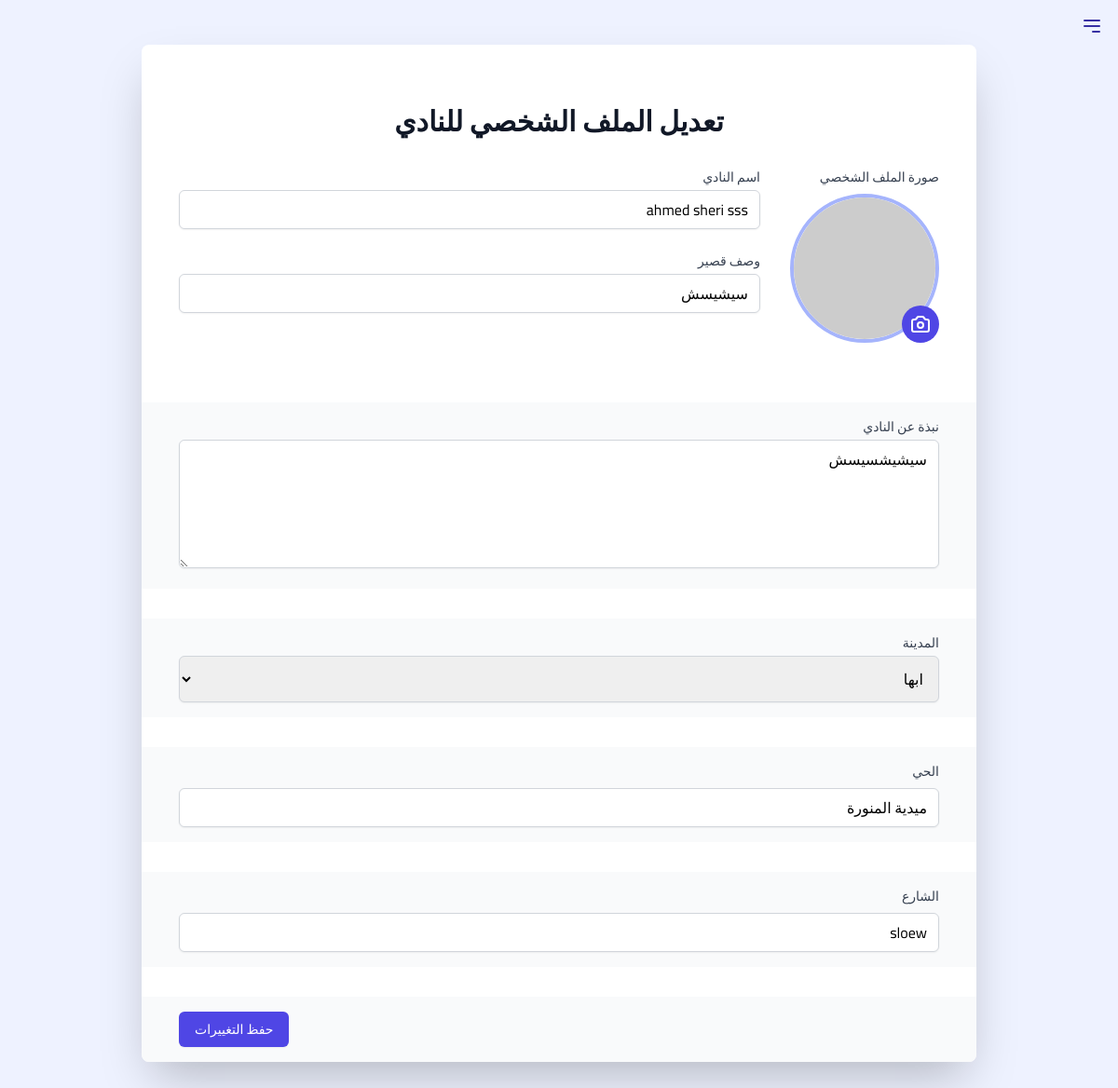
/EditClubProfile/4 (signed in), run on the app's committed database.
### accounts/models.py (models this page shows, shortened)
class ClubsModel(models.Model):
    name = models.CharField(max_length=250, null=True, verbose_name="اسم الاكادمية")
    club_profile_image_base64 = models.TextField(blank=True, null=True)
    desc = models.CharField(max_length=255, null=True, verbose_name="وصف قصير")
    about = models.TextField(max_length=255, null=True, verbose_name="نبذة")
    city = models.CharField(max_length=255, choices = citys, null=True, verbose_name="المدينة")
    district = models.CharField(max_length=250, null=True, verbose_name="الحي")
    street = models.CharField(max_length=250, null=True, verbose_name="الشارع")
    creation_date = models.DateTimeField(auto_now_add=True)

### pages/views.py (the view)
# urls.py: path('EditClubProfile/<int:id>', views.EditClubProfile, name='EditClubProfile'),
def EditClubProfile(request, id):
    user = request.user
    userprofile = UserProfile.objects.get(user=user)
    club = ClubsModel.objects.get(id=id)
    form = ClubsModelForm(instance=club)
    if request.method == 'POST':
        form = ClubsModelForm(request.POST, instance=club)
        if form.is_valid():
            form.save()
    return render(request, 'accounts/settings/Club/EditClubProfile.html', {'form':form})

### pages/forms.py
class ClubsModelForm(forms.ModelForm):
    class Meta:
        model = ClubsModel
        fields = ['name', 'desc', 'about', 'city', 'district', 'street']
        widgets = {
        'name': forms.TextInput(attrs={'class':'w-full px-3 py-2 border border-gray-300 rounded-md shadow-sm focus:ring-indigo-500 focus:border-indigo-500'}),
        'desc': forms.TextInput(attrs={'class':'w-full px-3 py-2 border border-gray-300 rounded-md shadow-sm focus:ring-indigo-500 focus:border-indigo-500'}),
        'city': forms.Select(attrs={'class':'w-full px-3 py-2 border border-gray-300 rounded-md shadow-sm focus:ring-indigo-500 focus:border-indigo-500'}),
        'district': forms.TextInput(attrs={'class':'w-full px-3 py-2 border border-gray-300 rounded-md shadow-sm focus:ring-indigo-500 focus:border-indigo-500'}),
        'street': forms.TextInput(attrs={'class':'w-full px-3 py-2 border border-gray-300 rounded-md shadow-sm focus:ring-indigo-500 focus:border-indigo-500'}),
        'about': forms.Textarea(attrs={'rows':'5', 'class':'w-full px-3 py-2 border border-gray-300 rounded-md shadow-sm focus:ring-indigo-500 focus:border-indigo-500'}),
        }

### messenger/templatetags/messenger_tags.py (called while the page is built)
@register.simple_tag
@stringfilter
def get_user_club(user_id):
    user = User.objects.get(id=user_id)
    club = getUserClub(user)
    return club

### messenger/views.py (called while the page is built)
def getUserClub(user):
    userprofile = user.userprofile
    if userprofile.account_type == '2':
        return userprofile.director_profile.club
    elif user.userprofile.account_type == '3':
        return userprofile.student_profile.club
    elif user.userprofile.account_type == '4':
        return userprofile.Coach_profile.club
    else:
        return None

### templates/accounts/settings/Club/EditClubProfile.html (shortened to what this page needs)
{% extends 'base_club_dashboard.html' %} {% load static %} {% block content %}
<div class="bg-indigo-50 min-h-screen flex items-center justify-center">
  <div class="container mx-auto py-12 px-4 sm:px-6 lg:px-8 xl:pr-[20%]">
    <div
      class="bg-white shadow-2xl rounded-lg overflow-hidden max-w-4xl mx-auto"
    >
      <form method="post" enctype="multipart/form-data" class="space-y-8">
        <div class="px-6 py-8 sm:px-10">
          <h2 class="text-3xl font-extrabold text-gray-900 mb-8 text-center">
            تعديل الملف الشخصي للنادي
          </h2>
          <div
            class="flex flex-col lg:flex-row items-start space-y-8 lg:space-y-0 lg:space-x-8 lg:rtl:space-x-reverse"
          >
            <div class="flex-shrink-0 w-full lg:w-auto">
              <label
                for="club_profile_image_base64"
                class="block text-sm font-medium text-gray-700 mb-2"
                >صورة الملف الشخصي</label
              >
              <div class="relative">
                <img
                  class="h-40 w-40 rounded-full border-4 border-indigo-300 mx-auto lg:mx-0"
                  src="{{ club.club_profile_image_base64|default:'https://via.placeholder.com/160' }}"
                  alt="صورة الملف الشخصي للنادي"
                />
                <div
                  class="absolute bottom-0 right-0 bg-indigo-600 rounded-full p-2 text-white"
                >
                </div>
              </div>
            </div>
            <div class="flex-grow space-y-6 w-full">
              <div>
                <label
                  for="name"
                  class="block text-sm font-medium text-gray-700 mb-1"
                  >اسم النادي</label
                >
                {{form.name}}
              </div>
              <div>
                <label
                  for="name"
                  class="block text-sm font-medium text-gray-700 mb-1"
                  >وصف قصير</label
                >
                {{form.desc}}
              </div>
            </div>
          </div>
        </div>
        <div class="px-6 py-4 bg-gray-50 sm:px-10">
          <label
            for="city"
            class="block text-sm font-medium text-gray-700 mb-1"
            >نبذة عن النادي</label
          >
          {{form.about}}
        </div>
        <div class="px-6 py-4 bg-gray-50 sm:px-10">
          <label
            for="city"
            class="block text-sm font-medium text-gray-700 mb-1"
            >المدينة</label
          >
          {{form.city}}
        </div>
        <div class="px-6 py-4 bg-gray-50 sm:px-10">
          <label
            for="district"
            class="block text-sm font-medium text-gray-700 mb-2"
            >الحي</label
          >
          {{form.district}}
        </div>
        <div class="px-6 py-4 bg-gray-50 sm:px-10">
          <label
            for="district"
            class="block text-sm font-medium text-gray-700 mb-2"
            >الشارع</label
          >
          {{form.street}}
        </div>
        <div class="px-6 py-4 bg-gray-50 sm:px-10 flex justify-end">
          <button
            type="submit"
            class="inline-flex justify-center py-2 px-4 border border-transparent shadow-sm text-sm font-medium rounded-md text-white bg-indigo-600 hover:bg-indigo-700 focus:outline-none focus:ring-2 focus:ring-offset-2 focus:ring-indigo-500 transition duration-150 ease-in-out"
          >
            حفظ التغييرات
          </button>
        </div>
      </form>
    </div>
  </div>
</div>
{% endblock %}

### templates/base_club_dashboard.html (style rules this page uses)
body { font-family: "Cairo", sans-serif; }

### data on the page
ClubsModel: name "ahmed sheri sss", desc "سيشيسش", about "سيشيشسيسش", city "ابها", district "ميدية المنورة", street "sloew"
